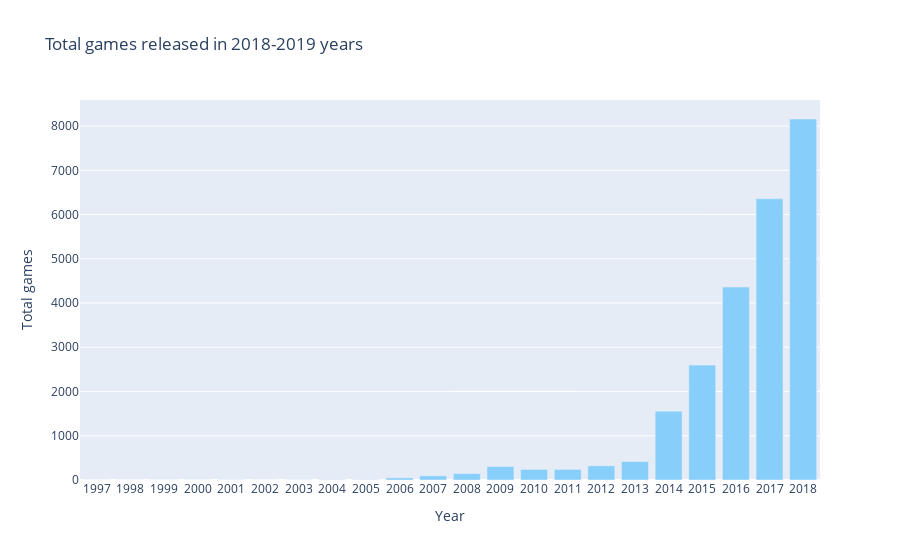

Notebook cell for this chart:
### Code cell
yearly = df.groupby(df.release_date.dt.year.rename('release_year')).agg('count').appid.rename('count')

sep_year = 2018

yearly_part = yearly[yearly.index <= sep_year]

fig = go.Figure(data=[go.Bar(x=yearly_part.index, y=yearly_part, marker_color='lightskyblue')])

fig.update_layout(
    title=f'Total games released in {sep_year}-2019 years',
    xaxis=dict(
        title='Year',
        tickmode='linear',
        tick0=min(yearly_part.index),
        dtick=1
    ),
    yaxis=dict(
        title='Total games'
    )
)

fig.show()

### Figure 1 — Plotly figure (JSON) as saved in the notebook; plotly's stock layout.template omitted (floating-point values rounded to 4 significant figures)
{"data": [{"marker": {"color": "lightskyblue"}, "type": "bar", "x": [1997, 1998, 1999, 2000, 2001, 2002, 2003, 2004, 2005, 2006, 2007, 2008, 2009, 2010, 2011, 2012, 2013, 2014, 2015, 2016, 2017, 2018], "y": [1, 1, 2, 2, 4, 1, 3, 6, 6, 48, 93, 145, 305, 238, 239, 320, 418, 1555, 2597, 4361, 6357, 8160]}], "layout": {"title": {"text": "Total games released in 2018-2019 years"}, "xaxis": {"dtick": 1, "tick0": 1997, "tickmode": "linear", "title": {"text": "Year"}}, "yaxis": {"title": {"text": "Total games"}}}}
